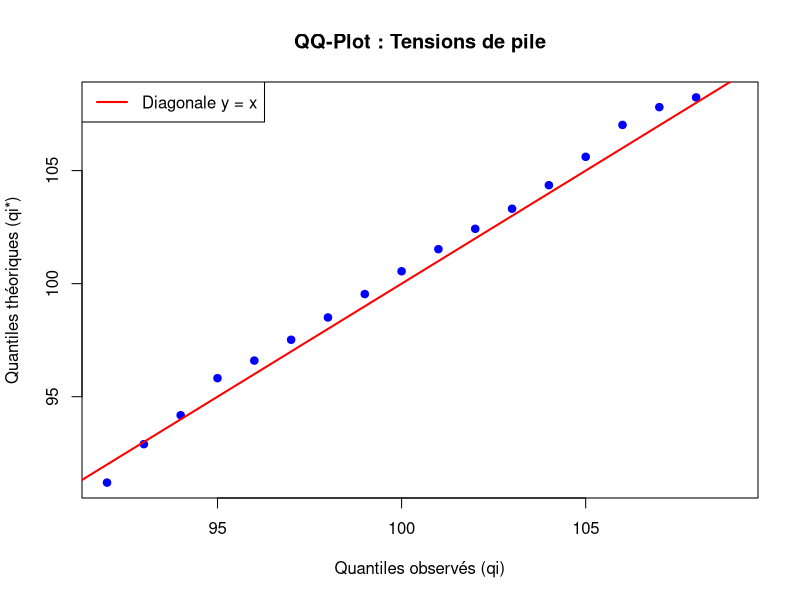

Source code (R): (Note: this script raises an error after producing the figure.)
## ---- chunk 1
qi = 92:109
ni = c(1, 4, 9, 28, 23, 37, 51, 63, 65, 60, 48, 38, 32, 23, 12, 3, 1, 2)
## ---- chunk 2
m = sum(qi * ni) / sum(ni)
cat("Moyenne pondérée m =", m)
## ---- chunk 3
sigma = sqrt(sum(ni * (qi - m)^2) / (sum(ni) - 1))
cat("Écart-type pondéré sigma =", round(sigma, 2))
## ---- chunk 4
Fi = cumsum(ni) / sum(ni)
qietoile = qnorm(Fi, m, sigma)
## ---- chunk 5
plot(qi, qietoile,
     main = "QQ-Plot : Tensions de pile",
     xlab = "Quantiles observés (qi)",
     ylab = "Quantiles théoriques (qi*)",
     pch = 19, col = "blue")
lines(c(90, 110), c(90, 110), col = "red", lwd = 2)
legend("topleft", legend = "Diagonale y = x", col = "red", lwd = 2)
## ---- chunk 6
ni2 = c(ni[1] + ni[2], ni[3:15], ni[16] + ni[17] + ni[18])
cat("Effectifs regroupés :", ni2)
## ---- chunk 7
k = c(91, 93:106) + 0.5
K = c(93:106.5, 109) + 0.5
pi_theo = pnorm(K, 100, 3.1) - pnorm(k, 100, 3.1)
ti = 500 * pi_theo
## ---- chunk 8
dchi = sum((ni2 - ti)^2 / ti)
cat("Statistique du chi-deux :", round(dchi, 4))
## ---- chunk 9
chisq.test(ni2, p = pi_theo)
## ---- chunk 10
cat("Quantile théorique χ²(0.95, 12) =", qchisq(0.95, 12))
cat("\nStatistique observée =", round(dchi, 4))
cat("\np-value correcte =", 1 - pchisq(dchi, 12))
## ---- chunk 11
titanic = read.csv("titanic.csv")
head(titanic)
## ---- chunk 12
survived = titanic$Survived
class = titanic$Pclass
head(survived)
head(class)
## ---- chunk 13
contingence1 = table(survived, class)
contingence1
## ---- chunk 14
chisq.test(contingence1)
## ---- chunk 15
contingence_sex = table(survived, titanic$Sex)
contingence_sex
chisq.test(contingence_sex)
## ---- chunk 16
contingence2 = table(class, titanic$Embarked)
contingence2
## ---- chunk 17
contingence2 = contingence2[, -1]
contingence2
chisq.test(contingence2)
## ---- chunk 18
contingence3 = table(survived, titanic$Embarked)
contingence3 = contingence3[, -1]
chisq.test(contingence3)
## ---- chunk 19
age = titanic$Age
head(age)
## ---- chunk 20
age = age[!is.na(age)]
class2 = class[!is.na(titanic$Age)]
cat("Nombre d'âges valides :", length(age))
## ---- chunk 21
plot(density(age),
     main = "Densité de la variable Age",
     xlab = "Âge", ylab = "Densité",
     col = "blue", lwd = 2)
## ---- chunk 22
qqnorm(age, main = "QQ-plot de Age")
qqline(age, col = "red")
## ---- chunk 23
shapiro.test(age)
## ---- chunk 24
tapply(age, class2, shapiro.test)
